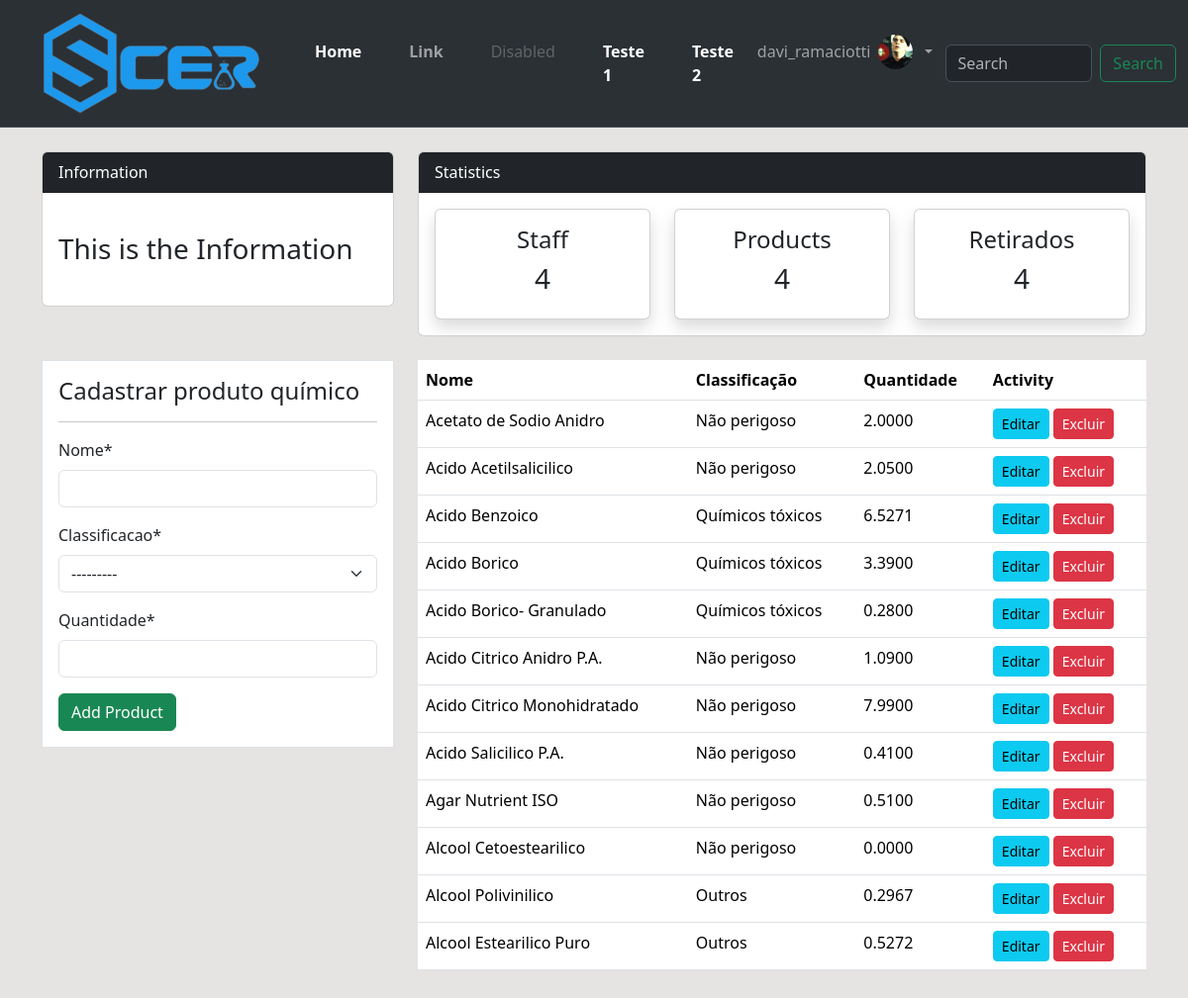
Page /produtos/ (signed in) on the earlier database version.
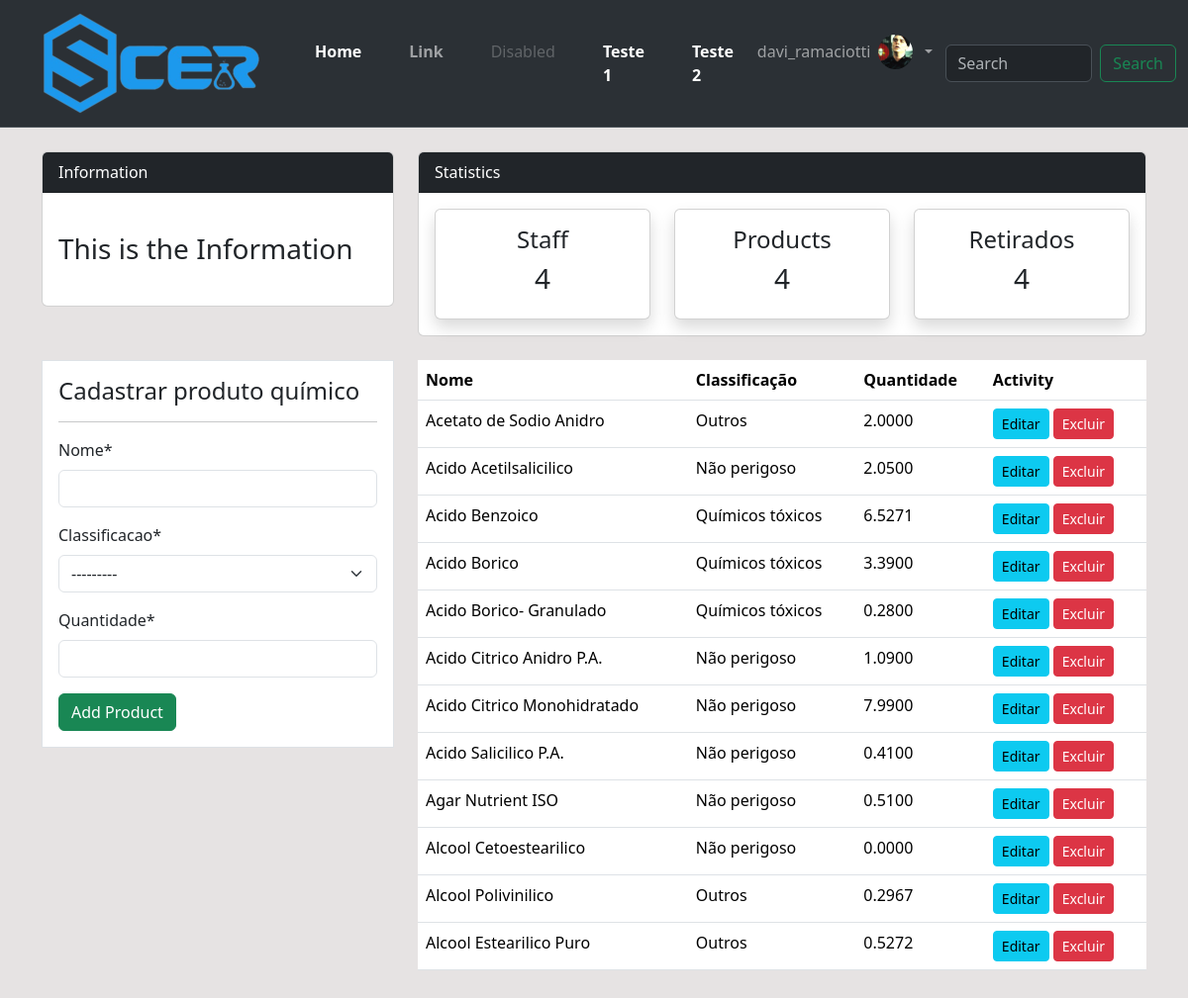
Same page on the later database version.
### estatisticas/models.py (models this page shows, shortened)
class Produto(models.Model):
    nome = models.CharField(max_length=200, null=True)
    classificacao = models.CharField(max_length=200, choices=CLASSIFICACAO , null=True)
    quantidade = models.DecimalField(max_digits=19, decimal_places=4, null=True)

### estatisticas/views.py (the view)
# urls.py: path('produtos/', views.produtos, name="estatisticas-produtos"),
@login_required(login_url='user-login', ) # está configurado nas settings > login_url.
def produtos(request):
    items = Produto.objects.all()
    if request.method=="POST":
        form = ProdutoForm(request.POST)
        if form.is_valid():
            form.save()
            return redirect('estatisticas-produtos')
    else:
        form = ProdutoForm()
    context= {
        'items': items,
        'form' : form,
    }
    return render(request, 'estatisticas/produtos.html', context)

### estatisticas/forms.py
class ProdutoForm(forms.ModelForm):
    class Meta:
        model = Produto
        fields = ['nome', 'classificacao', 'quantidade']

### templates/estatisticas/produtos.html (shortened to what this page needs)
{% extends 'partials/base.html' %}
{% load crispy_forms_tags %}
{% block content%}
 {% include 'partials/topnav.html' %}
<div class="container">
    <div class="row my-4">
        <div class="col-md-4">
            <div class="border bg-white p-3">
                <h4>Cadastrar produto químico</h4>
                <hr>
                <form method="POST" action="">
                    {{ form|crispy }}
                    <input class="btn btn-success btn-block" type="submit" value="Add Product">
                </form>
            </div>
        </div>
        <div class="col-md-8">
            <table class="table bg-white">
                <thead class="bg-info">
                    <tr class="text-white">
                        <th scope="col">Nome</th>
                        <th scope="col">Classificação</th>
                        <th scope="col">Quantidade</th>
                        <th scope="col">Activity</th>
                    </tr>
                </thead>
                <tbody>
                    {% for item in items %}
                    <tr>
                        <td>{{item.nome}}</td>
                        <td>{{item.classificacao}}</td>
                        <td>{{item.quantidade}}</td>
                        <td>
                            <a class="btn btn-info btn-sm" href="{% url 'estatisticas-produtos-update' item.id %}">Editar</a>
                            <a class="btn btn-danger btn-sm" href="{% url 'estatisticas-produtos-delete' item.id %}">Excluir</a>
                        </td>
                    </tr>
                    {% endfor %}
                </tbody>
            </table>
        </div>
    </div>
</div>
{% endblock %}

Differences in the rows shown:
changed Produto "Acetato de Sodio Anidro": classificacao "Não perigoso" → "Outros"
